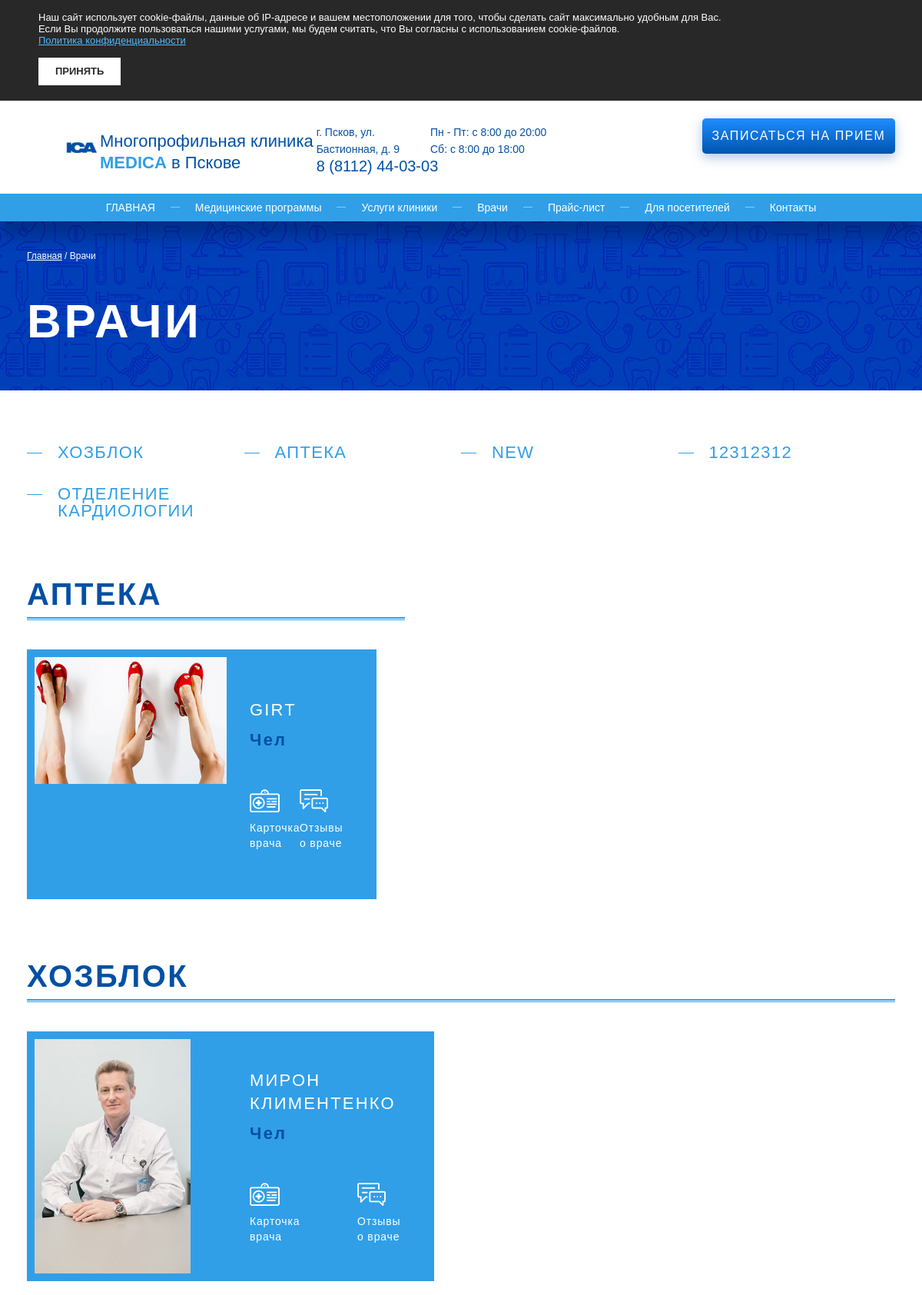
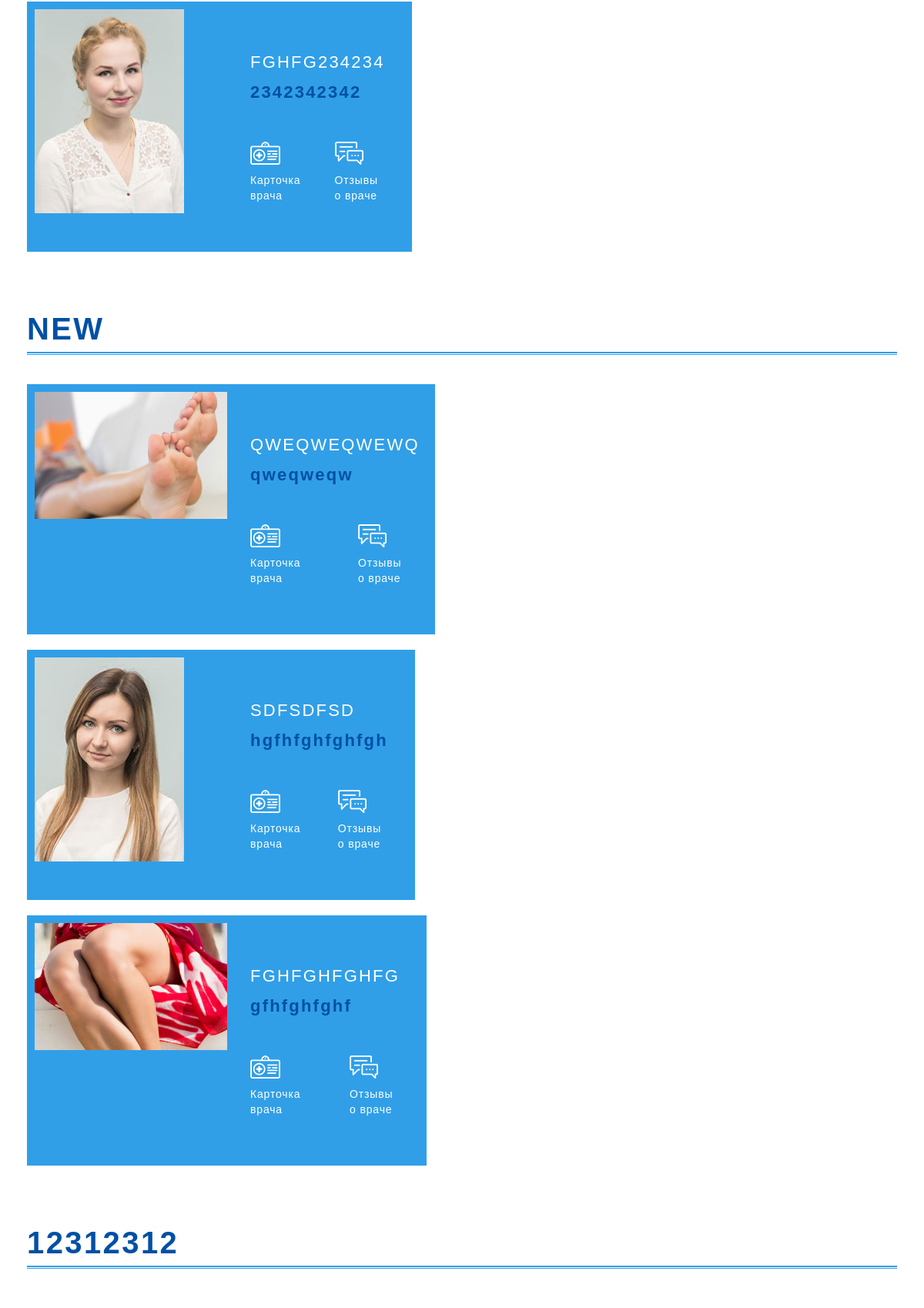
The app's page /doctors/ (upper part) with its own data (2 pictures, top to bottom).
### department/models.py (models this page shows, shortened)
class Department(models.Model):
    name = models.CharField(max_length=64, blank=False, null=False, default=None)
    short_name = models.CharField(max_length=24, blank=False, null=False, default='Кардиология')
    description = models.TextField(blank=False, null=False, default=None)
    image = models.ImageField(upload_to='department_images/', null=True, default=None)
    icon = models.ImageField(upload_to='department_images/', null=True, default=None)
    services_description = models.TextField(blank=False, null=False, default=None)
    consult_price = models.DecimalField(decimal_places=0, max_digits=6, blank=False, null=False, default=None)
    consult_doctor = models.ForeignKey('doctor_card.Doctor', blank=True, null=True, default=None, related_name='+')
    is_index_active = models.BooleanField(default=True)
    created = models.DateTimeField(auto_now_add=True, auto_now=False)
    updated = models.DateTimeField(auto_now_add=False, auto_now=True)
    class Meta:
        verbose_name = 'Отделение'
        verbose_name_plural = 'Отделения'
    def get_doctors(self):
        return self.doctor_set.all()

### doctor_card/models.py (models this page shows, shortened)
class Doctor(models.Model):
    name = models.CharField(max_length=64, blank=False, null=False, default=None)
    position = models.CharField(max_length=64, blank=False, null=False, default=None)
    image = models.ImageField(upload_to='doctors_images/', blank=False, null=True, default=None)
    department = models.ForeignKey('department.Department', blank=False, null=True, default=None)
    is_active = models.BooleanField(default=True)
    created = models.DateTimeField(auto_now_add=True, auto_now=False)
    updated = models.DateTimeField(auto_now_add=False, auto_now=True)
    class Meta:
        verbose_name = 'Врач'
        verbose_name_plural = 'Врачи'

### doctor_card/views.py (the view)
# urls.py: url(r'^doctors/', views.doctors, name='doctors'),
def doctors(request):
    departments = Department.objects.annotate(doctors_count=Count('doctor'))
    departments_one_doctor = departments.filter(doctors_count=1)
    departments_other = departments.exclude(doctors_count=1)
    return render(request, 'doctors.html', locals())

### templates/doctors.html (shortened to what this page needs)
<!DOCTYPE html>
{% load static %}
<html lang="ru" itemscope itemtype="http://schema.org/WebPage">
<head>
  <link href="{% static 'css/plugins.min.css' %}" rel="stylesheet">
  <link href="{% static 'css/styles.min.css' %}" rel="stylesheet">
</head>
<body>
  <div id="cookie-policy-info" class="cookie-policy" role="alert">
    <div class="wrapper">
      <noindex>
        <p>Наш сайт использует cookie-файлы, данные об IP-адресе и вашем местоположении для того, чтобы сделать сайт максимально удобным для Вас.</p>
        <p>Если Вы продолжите пользоваться нашими услугами, мы будем считать, что Вы согласны с использованием cookie-файлов.</p>
        <p><a href="/policy/">Политика конфиденциальности</a></p>
        <p>&nbsp;</p>
        <button id="cookie-policy-btn" class="cookie-policy-button" type="button"><span>Принять</span></button>
      </noindex>
    </div>
  </div>
  <div class="container">
    <div class="content">
      <header class="header">
        <div class="wrapper">
          <div class="clr">
            <div class="logotype">
              <a href="/" title="Многопрофильная клиника MEDICA в Пскове">
                <span><img src="{% static 'images/logotype-white.png' %}" alt="Многопрофильная клиника MEDICA в Пскове"></span>
                <span>Многопрофильная клиника <b>MEDICA</b> в Пскове</span>
              </a>
            </div>
            <div class="header-contacts">
              <ul>
                <li class="address">г. Псков, ул. <br> Бастионная, д. 9</li>
                <li class="work-time">
                  <p>Пн - Пт: с 8:00 до 20:00</p>
                  <p>Сб: с 8:00 до 18:00</p>
                </li>
                <li class="phone">
                  <a href="tel:8 (8112) 44-03-03">8 (8112) 44-03-03</a>
                </li>
              </ul>
            </div>
            <div class="get-call">
              <a href="#get-call" class="btn" data-modal><span>Записаться на прием</span></a>
            </div>
          </div>
        </div>
      </header>
      <nav class="nav" role="navigation">
        <div class="wrapper">
          <ul>
            <li><a href="/">Главная</a></li>
            <li><a href="#0">Медицинские программы</a></li>
            <li><a href="services.html">Услуги клиники</a></li>
            <li><a href="doctors.html">Врачи</a></li>
            <li><a href="#0">Прайс-лист</a></li>
            <li><a href="#0">Для посетителей</a></li>
            <li><a href="contacts.html">Контакты</a></li>
          </ul>
        </div>
      </nav>
      <div class="page-heading">
        <div class="wrapper">
          <div class="breadcrumbs" itemprop="breadcrumb">
            <a href="/">Главная</a> <span>/</span> Врачи
          </div>
          <div class="heading" role="heading">
            <h1>Врачи</h1>
          </div>
        </div>
      </div>
      <div class="doctors">
        <div class="wrapper">
          <div class="doctors-list">
            <ul>
                {% for department in departments %}
              <li><a href="#{{ department.id }}">{{ department.name }}</a></li>
                {% endfor %}
            </ul>
            <div class="row clr">
                {% for department in departments_one_doctor %}
              <div class="doctors-list-item" id="{{ department.id }}">
                <div class="block-heading">
                  <h2>{{ department.name }}</h2>
                </div>
                {% for doctor in department.get_doctors %}
                <div class="doctor-card">
                  <div class="doctor-card-photo">
                    <a href="{% url 'doctor_card' doctor.id %}"><img src="{{ doctor.image.url }}" alt=""></a>
                  </div>
                  <div class="doctor-card-info">
                    <div class="name">{{ doctor.name }}</div>
                    <div class="position">{{ doctor.position }}</div>
                    <div class="links">
                      <a href="{% url 'doctor_card' doctor.id %}">Карточка врача</a>
                      <a href="{% url 'doctor_card' doctor.id %}">Отзывы о враче</a>
                    </div>
                  </div>
                </div>
                {% endfor %}
              </div>
                {% endfor %}
            </div>
                {% for department in departments_other %}
            <div class="doctors-list-item"  id="{{ department.id }}">
              <div class="block-heading">
                <h2>{{ department.name }}</h2>
              </div>
                {% for doctor in department.get_doctors %}
              <div class="doctor-card">
                <div class="doctor-card-photo">
                  <a href="{% url 'doctor_card' doctor.id %}"><img src="{{ doctor.image.url }}" alt=""></a>
                </div>
                <div class="doctor-card-info">
                  <div class="name">{{ doctor.name }}</div>
                  <div class="position">{{ doctor.position }}</div>
                  <div class="links">
                    <a href="{% url 'doctor_card' doctor.id %}">Карточка врача</a>
                    <a href="{% url 'doctor_card' doctor.id %}">Отзывы о враче</a>
                  </div>
                </div>
              </div>
                {% endfor %}
            </div>
                {% endfor %}
          </div>
        </div>
      </div>
    </div>
  </div>
</body>
</html>

### records on screen
Department: name "ХОЗБЛОК"
Department: name "АПТЕКА"
Department: name "NEW"
Department: name "12312312"
Department: name "ОТДЕЛЕНИЕ КАРДИОЛОГИИ"
Doctor: image (picture), name "GIRT", position "Чел"
Doctor: image (picture), name "МИРОН КЛИМЕНТЕНКО", position "Чел"
Doctor: image (picture), name "FGHFG234234", position "2342342342"
Doctor: image (picture), name "QWEQWEQWEWQ", position "qweqweqw"
Doctor: image (picture), name "SDFSDFSD", position "hgfhfghfghfgh"
Doctor: image (picture), name "FGHFGHFGHFG", position "gfhfghfghf"
